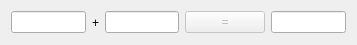
<?xml version="1.0" encoding="UTF-8"?>
<ui version="4.0">
 <class>CalculatorDlg</class>
 <widget class="QDialog" name="CalculatorDlg">
  <property name="geometry">
   <rect>
    <x>0</x>
    <y>0</y>
    <width>357</width>
    <height>45</height>
   </rect>
  </property>
  <property name="windowTitle">
   <string>计算器</string>
  </property>
  <layout class="QHBoxLayout" name="horizontalLayout">
   <item>
    <widget class="QLineEdit" name="m_editX">
     <property name="alignment">
      <set>Qt::AlignRight|Qt::AlignTrailing|Qt::AlignVCenter</set>
     </property>
    </widget>
   </item>
   <item>
    <widget class="QLabel" name="label">
     <property name="text">
      <string>+</string>
     </property>
     <property name="alignment">
      <set>Qt::AlignRight|Qt::AlignTrailing|Qt::AlignVCenter</set>
     </property>
    </widget>
   </item>
   <item>
    <widget class="QLineEdit" name="m_editY">
     <property name="alignment">
      <set>Qt::AlignRight|Qt::AlignTrailing|Qt::AlignVCenter</set>
     </property>
    </widget>
   </item>
   <item>
    <widget class="QPushButton" name="m_btnCalc">
     <property name="enabled">
      <bool>false</bool>
     </property>
     <property name="text">
      <string>=</string>
     </property>
    </widget>
   </item>
   <item>
    <widget class="QLineEdit" name="m_editZ">
     <property name="alignment">
      <set>Qt::AlignRight|Qt::AlignTrailing|Qt::AlignVCenter</set>
     </property>
     <property name="readOnly">
      <bool>true</bool>
     </property>
    </widget>
   </item>
  </layout>
 </widget>
 <layoutdefault spacing="6" margin="11"/>
 <resources/>
 <connections/>
</ui>
